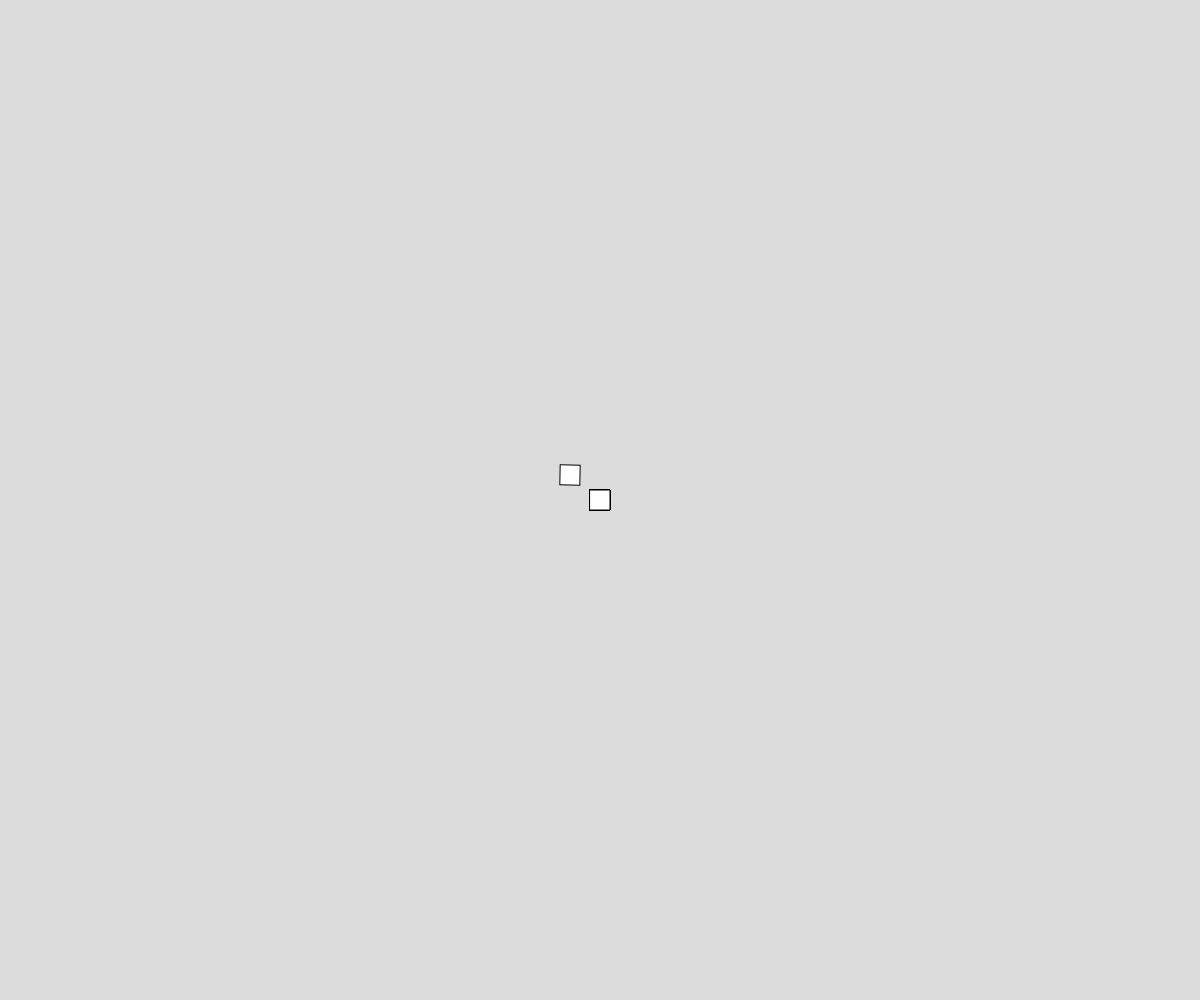
Frame 1 (no input)
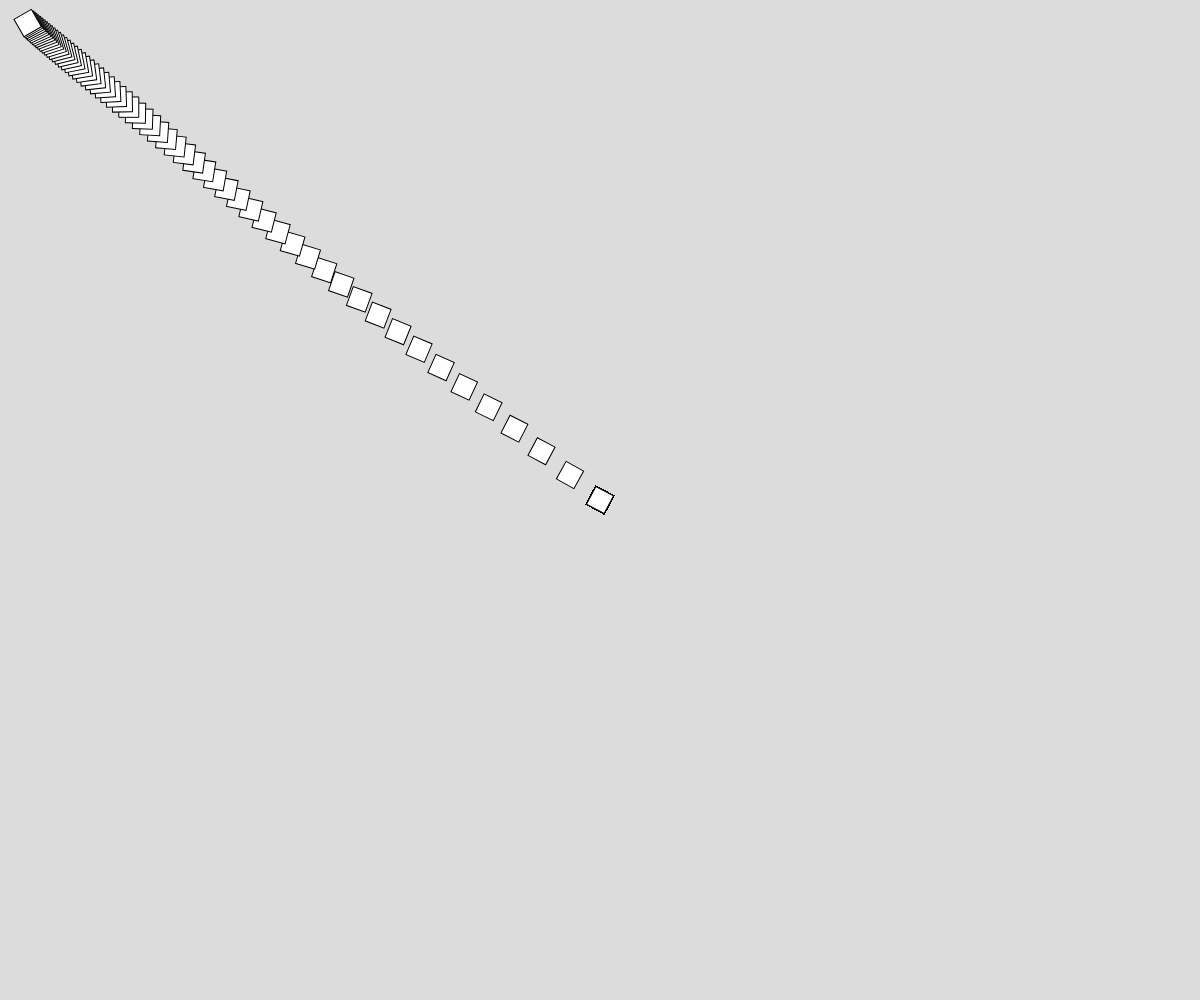
Frame 60 (no input)
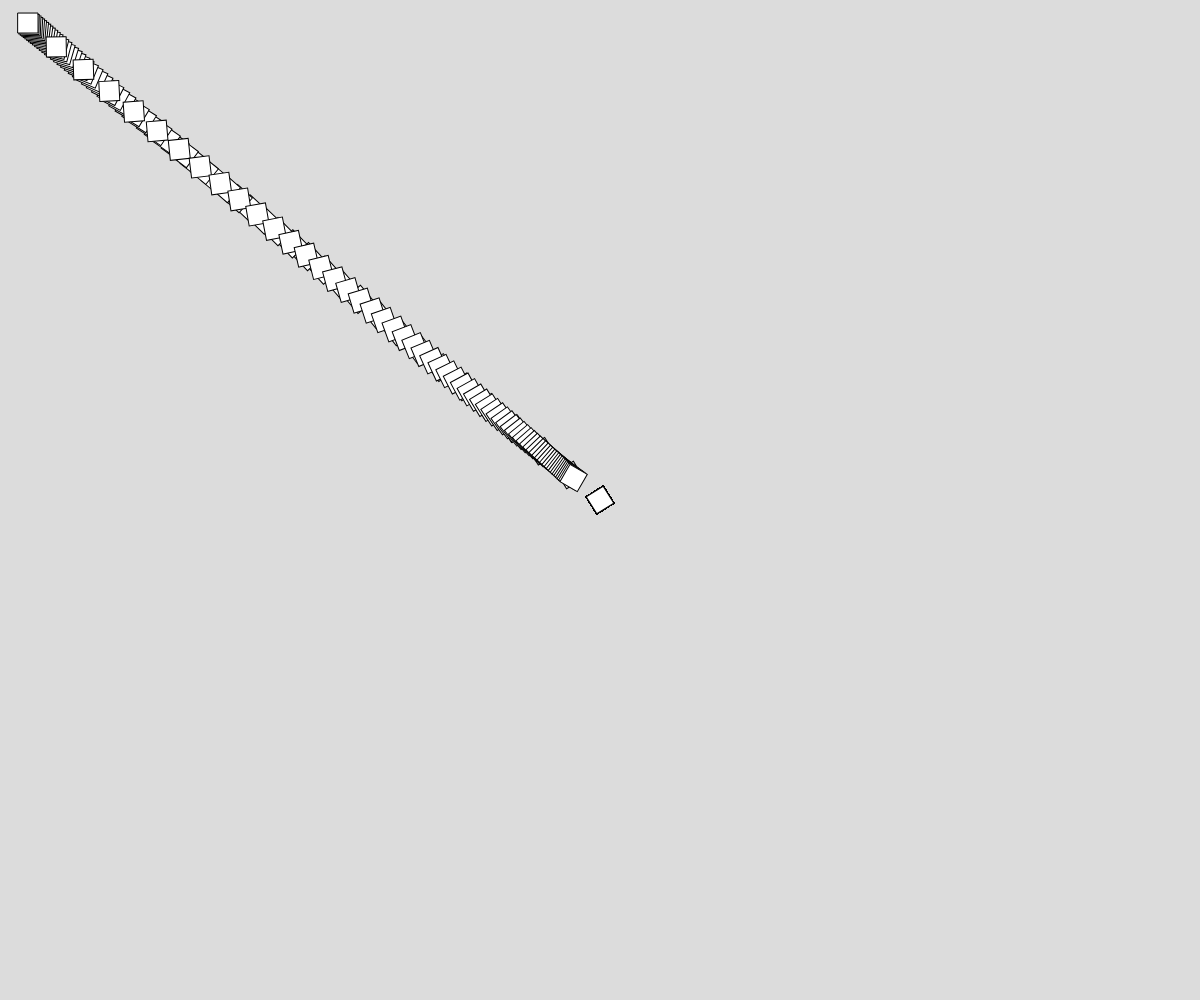
Frame 120 (the mouse pressed at the canvas centre since frame 60)

The p5.js sketch that drew these frames (run headless with seeded random() and noise() and a simulated clock; from frame 60 on, the mouse is pressed at the canvas centre):

// p5.js sketch
// ── sketch.js
// Project Title
// Your Name
// Date
//
// Extra for Experts:
// - describe what you did to take this project "above and beyond"

//Snake
let x, y;
let posList = [];
const  NUM_SEGMENTS = 500;

function setup() {
  createCanvas(windowWidth, windowHeight);
  rectMode(CENTER); angleMode(DEGREES);
  x = width/2; y = height/2;
  for(let i = 0; i < NUM_SEGMENTS; i++){
    posList.push({x:x, y:y, r:frameCount});
  }
}

function renderSnake(){
  for(let p of posList){
    push();
    translate(p.x, p.y);
    rotate(p.r);
    square(0,0,20)
    pop()
    p.r += 2;
  }
}

function move(){
  x = lerp(x, mouseX, 0.05);
  y = lerp(y, mouseY, 0.05);

  posList.splice(0,1);
  posList.push({x:x, y:y, r:frameCount});
}

function draw() {
  background(220);
  move();
  renderSnake();
}
